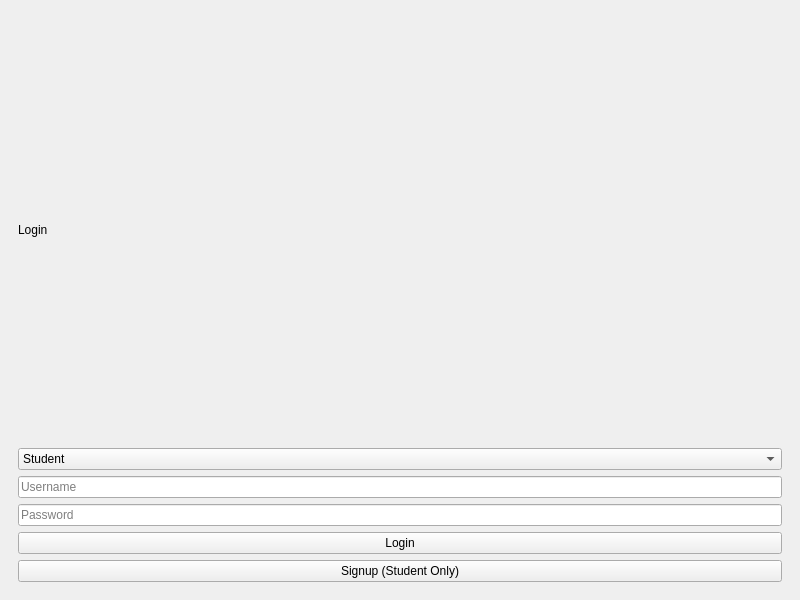
<?xml version="1.0" encoding="UTF-8"?>
<ui version="4.0">
 <class>MainWindow</class>
 <widget class="QMainWindow" name="MainWindow">
  <property name="geometry">
   <rect>
    <x>0</x>
    <y>0</y>
    <width>800</width>
    <height>600</height>
   </rect>
  </property>
  <property name="windowTitle">
   <string>CMS Project</string>
  </property>
  <widget class="QWidget" name="centralwidget">
   <layout class="QVBoxLayout" name="verticalLayout">
    <item>
     <widget class="QStackedWidget" name="stackedWidget">
      <widget class="QWidget" name="pageLogin">
       <layout class="QVBoxLayout" name="verticalLayoutLogin">
        <item>
         <widget class="QLabel" name="labelLoginTitle">
          <property name="text">
           <string>Login</string>
          </property>
         </widget>
        </item>
        <item>
         <widget class="QComboBox" name="comboRole">
          <item>
           <property name="text">
            <string>Student</string>
           </property>
          </item>
          <item>
           <property name="text">
            <string>Faculty</string>
           </property>
          </item>
          <item>
           <property name="text">
            <string>Admin</string>
           </property>
          </item>
         </widget>
        </item>
        <item>
         <widget class="QLineEdit" name="editUsername">
          <property name="placeholderText">
           <string>Username</string>
          </property>
         </widget>
        </item>
        <item>
         <widget class="QLineEdit" name="editPassword">
          <property name="echoMode">
           <enum>QLineEdit::Password</enum>
          </property>
          <property name="placeholderText">
           <string>Password</string>
          </property>
         </widget>
        </item>
        <item>
         <widget class="QPushButton" name="btnLogin">
          <property name="text">
           <string>Login</string>
          </property>
         </widget>
        </item>
        <item>
         <widget class="QPushButton" name="btnSignup">
          <property name="text">
           <string>Signup (Student Only)</string>
          </property>
         </widget>
        </item>
       </layout>
      </widget>
      <widget class="QWidget" name="pageStudent">
       <layout class="QVBoxLayout" name="verticalLayoutStudent">
        <item>
         <widget class="QLabel" name="labelStudentTitle">
          <property name="text">
           <string>Student Panel</string>
          </property>
         </widget>
        </item>
        <item>
         <widget class="QPushButton" name="btnViewContentStudent">
          <property name="text">
           <string>View Content</string>
          </property>
         </widget>
        </item>
        <item>
         <widget class="QPushButton" name="btnAddCourse">
          <property name="text">
           <string>Add Course</string>
          </property>
         </widget>
        </item>
        <item>
         <widget class="QPushButton" name="btnAddMarks">
          <property name="text">
           <string>Add Marks</string>
          </property>
         </widget>
        </item>
        <item>
         <widget class="QPushButton" name="btnLogoutStudent">
          <property name="text">
           <string>Logout</string>
          </property>
         </widget>
        </item>
       </layout>
      </widget>
      <widget class="QWidget" name="pageFaculty">
       <layout class="QVBoxLayout" name="verticalLayoutFaculty">
        <item>
         <widget class="QLabel" name="labelFacultyTitle">
          <property name="text">
           <string>Faculty Panel</string>
          </property>
         </widget>
        </item>
        <item>
         <widget class="QPushButton" name="btnAddContentFaculty">
          <property name="text">
           <string>Add Content for Student</string>
          </property>
         </widget>
        </item>
        <item>
         <widget class="QPushButton" name="btnLogoutFaculty">
          <property name="text">
           <string>Logout</string>
          </property>
         </widget>
        </item>
       </layout>
      </widget>
      <widget class="QWidget" name="pageAdmin">
       <layout class="QVBoxLayout" name="verticalLayoutAdmin">
        <item>
         <widget class="QLabel" name="labelAdminTitle">
          <property name="text">
           <string>Admin Panel</string>
          </property>
         </widget>
        </item>
        <item>
         <widget class="QPushButton" name="btnAddContentAdmin">
          <property name="text">
           <string>Add Content</string>
          </property>
         </widget>
        </item>
        <item>
         <widget class="QPushButton" name="btnDeleteContentAdmin">
          <property name="text">
           <string>Delete Content</string>
          </property>
         </widget>
        </item>
        <item>
         <widget class="QPushButton" name="btnViewAllContentAdmin">
          <property name="text">
           <string>View All Content</string>
          </property>
         </widget>
        </item>
        <item>
         <widget class="QPushButton" name="btnLogoutAdmin">
          <property name="text">
           <string>Logout</string>
          </property>
         </widget>
        </item>
       </layout>
      </widget>
     </widget>
    </item>
   </layout>
  </widget>
 </widget>
 <resources/>
 <connections/>
</ui>
